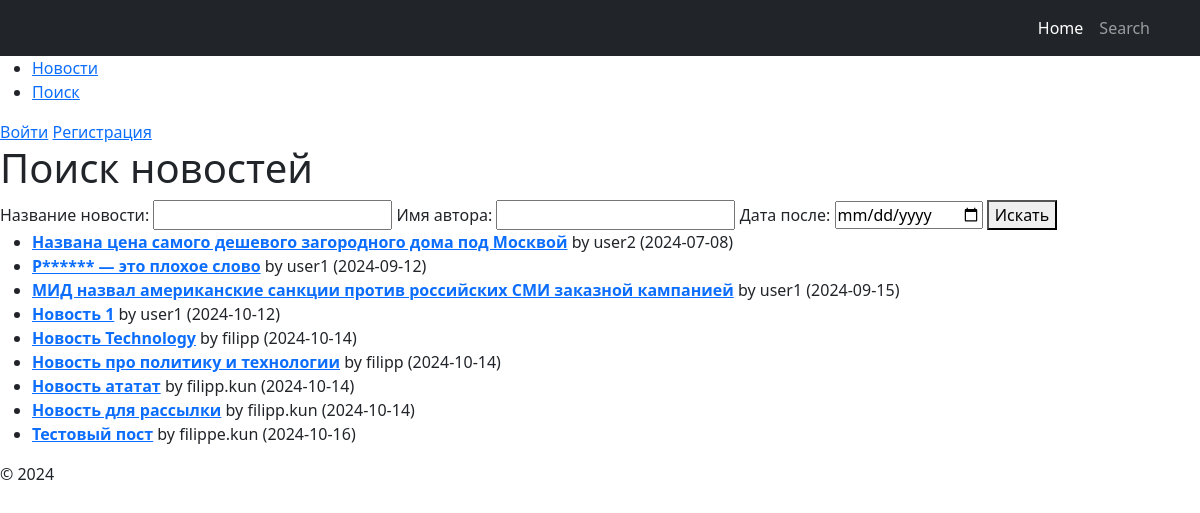
Page /posts/search/ on the earlier database version.
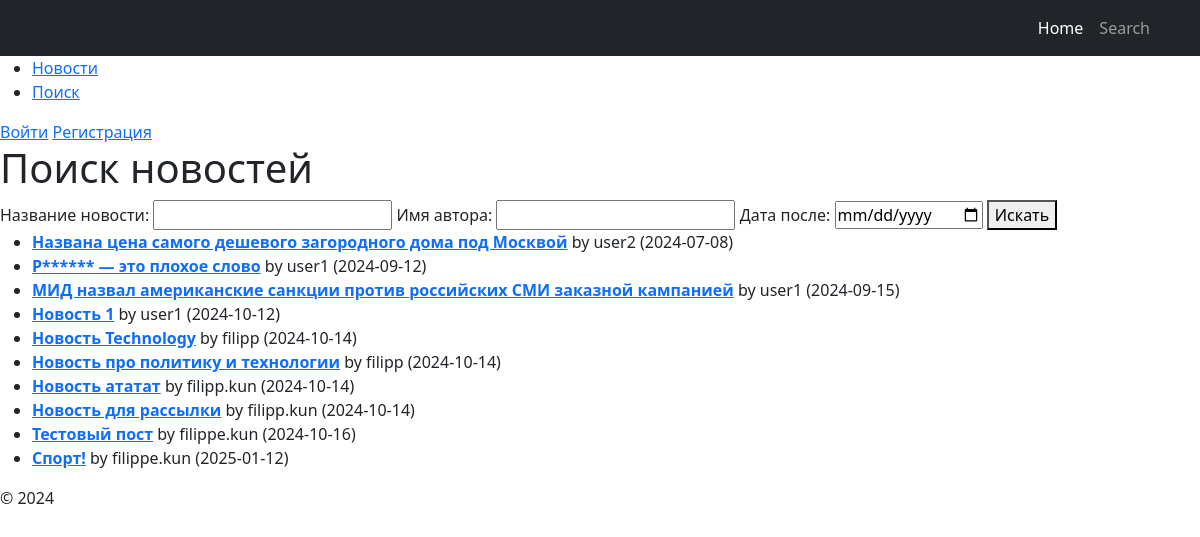
Same page on the later database version.
### news/models.py (models this page shows, shortened)
class Post(models.Model):
    ARTICLE = 'AR'
    NEWS = 'NW'
    POST_TYPE_CHOICES = [
        (ARTICLE, 'Article'),
        (NEWS, 'News'),
    ]
    author = models.ForeignKey(Author, on_delete=models.CASCADE)
    post_type = models.CharField(max_length=2, choices=POST_TYPE_CHOICES, default=ARTICLE)
    date_created = models.DateTimeField(auto_now_add=True)
    categories = models.ManyToManyField(Category, through='PostCategory')
    title = models.CharField(max_length=255)
    text = models.TextField()
    rating = models.IntegerField(default=0)

class Author(models.Model):
    user = models.OneToOneField(User, on_delete=models.CASCADE)
    rating = models.IntegerField(default=0)

### news/views.py (the view)
# urls.py: path('posts/search/', views.NewsSearchView.as_view(), name='search'),
class NewsSearchView(FilterView):
    model = Post
    template_name = 'search.html'
    context_object_name = 'posts'
    filterset_class = PostFilter

### news/context_processors.py (called while the page is built)
def is_author(request):
    if request.user.is_authenticated:
        return {'is_author': request.user.groups.filter(name='authors').exists()}
    return {'is_author': False}

### news/templatetags/censor.py (called while the page is built)
@register.filter(name='censor')
def censor(value):
    words = value.split()
    censored_text = []
    for word in words:
        clean_word = word.strip('.,!?')  # Убираем знаки препинания для проверки слова
        if clean_word.lower() in BAD_WORDS:
            censored_word = clean_word[0] + '*' * (len(clean_word) - 1)
            censored_text.append(word.replace(clean_word, censored_word))  # Восстанавливаем знаки препинания
        else:
            censored_text.append(word)
    return ' '.join(censored_text)

### templates/search.html
{% extends "default.html" %}
{% load censor %}
{% load i18n %}
{% block content %}
<h1>{% trans "Поиск новостей" %}</h1>
<form method="get" action="{% url 'search' %}">
    <label for="title">{% trans "Название новости" %}:</label>
    <input type="text" name="title" id="title" value="{{ request.GET.title }}">
    <label for="author">{% trans "Имя автора" %}:</label>
    <input type="text" name="author" id="author" value="{{ request.GET.author }}">
    <label for="date_after">{% trans "Дата после" %}:</label>
    <input type="date" name="date_after" id="date_after" value="{{ request.GET.date_after }}">
    <button type="submit">{% trans "Искать" %}</button>
</form>
{% if posts %}
    <ul>
        {% for post in posts %}
            <li>
                <a href="{% url 'post_detail' post.pk %}"><strong>{{ post.title|censor }}</strong></a>
                by {{ post.author.user.username }} ({{ post.date_created|date:"Y-m-d" }})
            </li>
        {% endfor %}
    </ul>
{% else %}
    <p>{% trans "Новостей не найдено. Попробуйте изменить критерии поиска!" %}</p>
{% endif %}
{% endblock %}

Differences in the rows shown:
added Post: title|censor "Спорт!", author.user.username "filippe.kun", date_created "2025-01-12"
